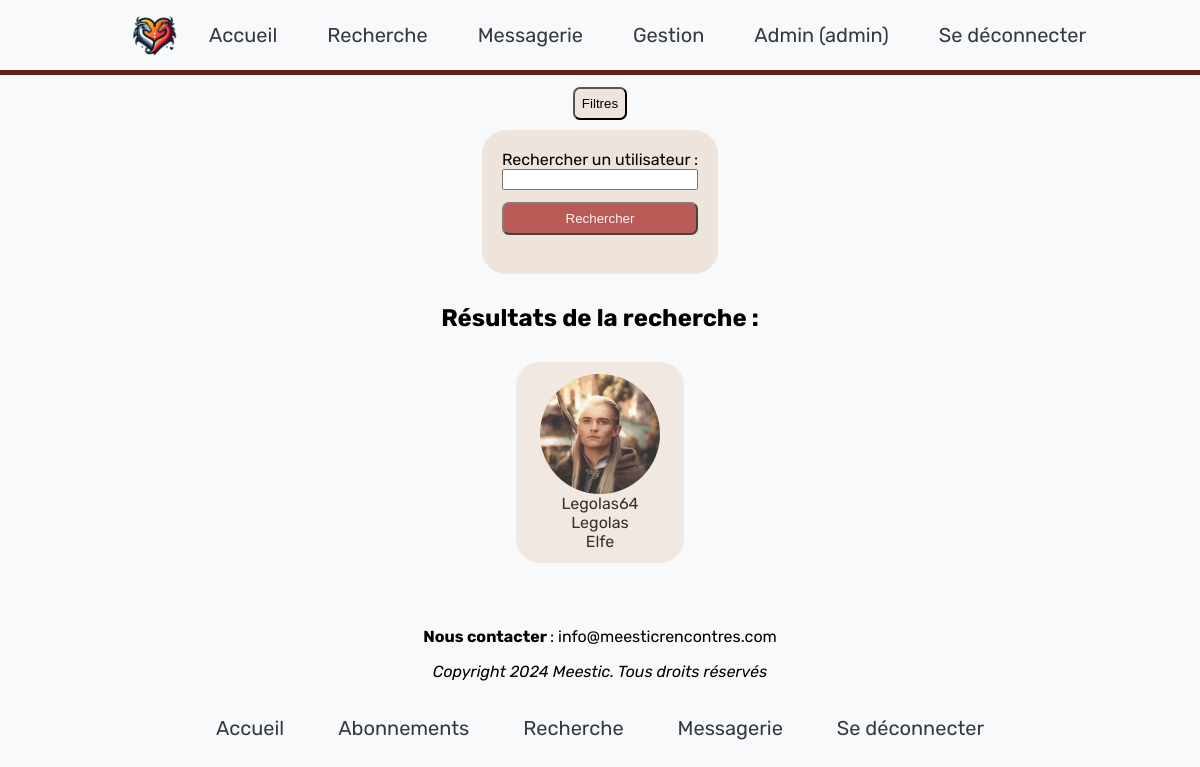
Page /recherche.php (signed in) on the committed database.
### tables this page shows
CREATE TABLE IF NOT EXISTS Account ( 
	IdAccount INT NOT NULL PRIMARY KEY AUTO_INCREMENT,
	Pseudo VARCHAR(255) NOT NULL,
	Password VARCHAR(255) NOT NULL,
	Sexe VARCHAR(30),
	FirstName VARCHAR(127),
	Name VARCHAR(127),
	Mail VARCHAR(255) NOT NULL,
	DateOfCreation DATETIME NOT NULL DEFAULT current_timestamp(),
	DateOfBirth DATE NOT NULL,
	Country VARCHAR(127) NOT NULL,
	City VARCHAR(127) NOT NULL,
	Street VARCHAR(127),
	AdressNumber INT,
	LoveSituation VARCHAR(30),
	Species VARCHAR(35),
	HumanoidGauge FLOAT(10),
	Size DECIMAL(9,2),
	Weight DECIMAL(9,2),
	EyeColor VARCHAR(30),
	Smoker INT(1),
	ProfilPictureFile VARCHAR(255) NOT NULL DEFAULT "ProfilDefaultPicture.png",
	WelcomeMessage TEXT,
	CONSTRAINT Pseudo UNIQUE (Pseudo));

### recherche.php (the view, shortened to what this page needs)
<?php
try {
    $bdd = new PDO('mysql:host=localhost;dbname=BddSiteDeRencontre;charset=utf8','User','fv_7qJ6j2_VY_T5',array(PDO::ATTR_ERRMODE=>PDO::ERRMODE_EXCEPTION));
} catch (Exception $e) {
    die('Erreur : '.$e->getMessage());
}
if (isset($_SESSION['password']) && isset($_SESSION['user'])) {
    $user = htmlspecialchars($_SESSION['user']);
    $password = htmlspecialchars($_SESSION['password']);
    $User_tab = $bdd->prepare('SELECT * FROM Account WHERE Pseudo=:user AND Password=:password');
    $User_tab->execute(array('user' => $user, 'password' => $password));
    if($User = $User_tab->fetch()){ ?>
        <!DOCTYPE html>
        <html>
            <head>
                <link rel="stylesheet" type="text/css" href="css/recherche.css" media="all" />
            </head>
            <body>
                <?php include("php/header.php"); ?>
                <div id="contener">
                    <div id="percent">
						<button id="moreButton">Filtres</button>
                        <form method="post" class="form">
                            <div>
                                <label for="search_user">Rechercher un utilisateur :</label>
                                <input type="text" name="search_user" id="search_user" <?php if(isset($_POST['search_user'])){echo 'value="'.htmlspecialchars($_POST['search_user']).'"';} ?>>
                                <input type="submit" id="submit" value="Rechercher"><br>
                            </div>
                        </form>
                        <?php
                        if (isset($_POST['search_user'])) {
                            $search_user = htmlspecialchars($_POST['search_user']);
                            $sql = "SELECT IdAccount, Pseudo, FirstName, Name, ProfilPictureFile FROM Account WHERE (Pseudo LIKE '%$search_user%' OR Name LIKE '%$search_user%' OR FirstName LIKE '%$search_user%') AND";
                            if(!isset($_POST['M'])){
                                $sql = $sql." Sexe <> 'M' AND";
                            }
                            if(!isset($_POST['F'])){
                                $sql = $sql." Sexe <> 'F' AND";
                            }
                            if(!isset($_POST['A'])){
                                $sql = $sql." Sexe <> 'A' AND";
                            }
                            if(isset($_POST['minAge']) && htmlspecialchars($_POST['minAge'])!=''){
                                $sql = $sql.' DATEDIFF(current_timestamp(), DateOfBirth)/365 >= '.htmlspecialchars($_POST['minAge']).' AND';
                            }
                            if(isset($_POST['maxAge']) && htmlspecialchars($_POST['maxAge'])!=''){
                                $sql = $sql.' DATEDIFF(current_timestamp(), DateOfBirth)/365 <= '.htmlspecialchars($_POST['maxAge']).' AND';
                            }
                            if(!isset($_POST['C'])){
                                $sql = $sql." LoveSituation <> 'Celibataire' AND";
                            }
                            if(!isset($_POST['E'])){
                                $sql = $sql." LoveSituation <> 'En couple' AND";
                            }
                            if(!isset($_POST['D'])){
                                $sql = $sql." LoveSituation <> 'Divorce' AND";
                            }
                            if(isset($_POST['minHumain']) && htmlspecialchars($_POST['minHumain'])!=''){
                                $sql = $sql.' HumanoidGauge >= '.htmlspecialchars($_POST['minHumain']).' AND';
                            }
                            if(isset($_POST['maxHumain']) && htmlspecialchars($_POST['maxHumain'])!=''){
                                $sql = $sql.' HumanoidGauge <= '.htmlspecialchars($_POST['maxHumain']).' AND';
                            }
                            $sql = $sql." IdAccount <> ".$User['IdAccount']." ORDER BY rand()";
                        }
                        else{
                            $sql = "SELECT * FROM Account WHERE IdAccount <> ".$User['IdAccount']." ORDER BY rand()";
                        }
                        $result = $bdd->query($sql);
                        if ($result->rowCount() > 0) { ?>
                            <h2>Résultats de la recherche :</h2>
                            <div id="profils">
                                <?php
                                while ($row = $result->fetch(PDO::FETCH_ASSOC)) { ?>
                                    <a class="profil" href="profilPublic.php?currentUser=<?php echo $row['Pseudo']; ?>">
                                        <img class="profilPicture" src="img/<?php echo $row['IdAccount']."/".$row['ProfilPictureFile'];?>">
                                        <div class="pseudo"><?php echo $row['Pseudo']; ?></div>
                                        <div class="pseudo"><?php echo $row['FirstName']; ?></div>
                                        <div class="pseudo"><?php echo $row['Name']; ?></div>
                                    </a>
                                <?php } ?>
                            </div>
                        <?php
                        } else {
                            echo "Aucun résultat trouvé.";
                        } ?>
                    </div>
                </div>
            </body>
        </html>
    <?php }
    else{header('Location: /');}
}
else{header('Location: /');}
?>

### css/style.css (style rules this page uses)
html { background-color: #f8f9fa; font-family: 'Rubik', sans-serif; }
body { margin: 0; }
.footer a { margin: 0 25px; text-decoration: none; color: #343a40; transition: color 0.3s ease; font-size: 20px; }

### css/recherche.css (style rules this page uses)
#contener { margin-top: calc(5vw + 15px); display: flex; justify-content: center; width: 100%; }
#percent { width: 100%; display: flex; flex-direction: column; align-items: center; }
#profils { width: 100%; display: flex; flex-wrap: wrap; justify-content: center; }
.profil { width: 12vw; display: flex; flex-direction: column; align-items: center; background: #efe4dc; margin: 10px; border-radius: 2vw; padding: 1vw; opacity: 0.8; transition: opacity 0.3s ease; }
.profilPicture { height: 10vw; width: 10vw; object-fit: cover; border-radius: 50%; }
.form { display: flex; flex-direction: column; background: #efe4dc; margin: 10px; border-radius: 2vw; padding: 10px; }
.form div { display: flex; flex-direction: column; justify-content: center; margin: 10px; }
a { color: black; text-decoration: none; }
#moreButton { text-decoration: none; color: black; padding: 7px; border-radius: 7px; background-color: #efe4dc; cursor: pointer; transition: background-color 0.3s ease; margin-top: 1vw; }
#submit { text-decoration: none; color: black; padding: 7px; border-radius: 7px; background-color: #a32020; cursor: pointer; transition: background-color 0.3s ease; margin-top: 1vw; color: white; opacity: 0.7; }

### rows in the picture
account: ProfilPictureFile (picture), Pseudo "Legolas64", FirstName "Legolas", Name "Elfe"

### other values in the picture
$user "Admin"
